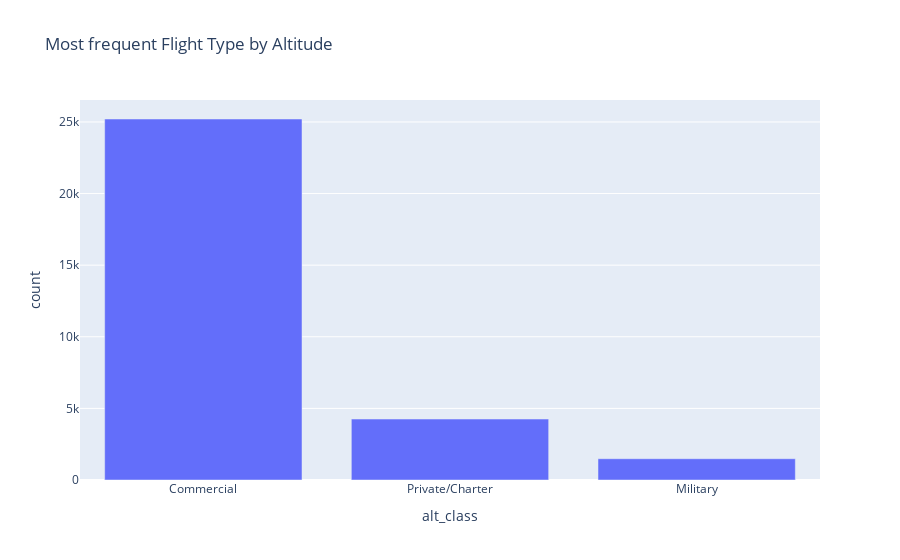

Notebook source saved alongside this figure:
### Code cell
#HIGHEST NUMBER OF FLIGHTS FLOWN WERE PRIVATE AND/ OR CHARTERED
px.bar(df_alt.alt_class.value_counts().reset_index(), x='alt_class', y='count', title='Most frequent Flight Type by Altitude').show()

### Figure 1 — Plotly figure (JSON) as saved in the notebook; plotly's stock layout.template omitted (floating-point values rounded to 4 significant figures)
{"data": [{"alignmentgroup": "True", "hovertemplate": "alt_class=%{x}<br>count=%{y}<extra></extra>", "legendgroup": "", "marker": {"color": "#636efa", "pattern": {"shape": ""}}, "name": "", "offsetgroup": "", "orientation": "v", "showlegend": false, "textposition": "auto", "type": "bar", "x": ["Commercial", "Private/Charter", "Military"], "xaxis": "x", "y": [25206, 4256, 1485], "yaxis": "y"}], "layout": {"barmode": "relative", "legend": {"tracegroupgap": 0}, "title": {"text": "Most frequent Flight Type by Altitude"}, "xaxis": {"anchor": "y", "domain": [0, 1], "title": {"text": "alt_class"}}, "yaxis": {"anchor": "x", "domain": [0, 1], "title": {"text": "count"}}}}
